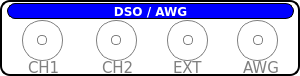
   <widget class="QFrame" name="frame_2">
    <property name="geometry">
     <rect>
      <x>328</x>
      <y>3</y>
      <width>300</width>
      <height>76</height>
     </rect>
    </property>
    <property name="styleSheet">
     <string notr="true">QFrame{border:2px solid black; background-color: rgba(0,0,0,0);border-radius:10px;}
QLabel{border:1px solid rgba(0,0,0,0);}

</string>
    </property>
    <property name="frameShape">
     <enum>QFrame::StyledPanel</enum>
    </property>
    <property name="frameShadow">
     <enum>QFrame::Raised</enum>
    </property>
    <widget class="QLabel" name="label_28">
     <property name="geometry">
      <rect>
       <x>97</x>
       <y>59</y>
       <width>38</width>
       <height>17</height>
      </rect>
     </property>
     <property name="font">
      <font>
       <family>DejaVu Sans</family>
       <pointsize>11</pointsize>
       <weight>50</weight>
       <bold>false</bold>
      </font>
     </property>
     <property name="styleSheet">
      <string notr="true">color:gray;</string>
     </property>
     <property name="text">
      <string>CH2</string>
     </property>
    </widget>
    <widget class="QLabel" name="label_29">
     <property name="geometry">
      <rect>
       <x>23</x>
       <y>59</y>
       <width>38</width>
       <height>17</height>
      </rect>
     </property>
     <property name="font">
      <font>
       <family>DejaVu Sans</family>
       <pointsize>11</pointsize>
       <weight>50</weight>
       <bold>false</bold>
      </font>
     </property>
     <property name="styleSheet">
      <string notr="true">color:gray;</string>
     </property>
     <property name="text">
      <string>CH1</string>
     </property>
    </widget>
    <widget class="QFrame" name="dso1_outer">
     <property name="geometry">
      <rect>
       <x>22</x>
       <y>20</y>
       <width>41</width>
       <height>41</height>
      </rect>
     </property>
     <property name="styleSheet">
      <string notr="true">border:1px solid gray;border-radius:20px;
image: url(:/new/prefix1/Button-Blank-Gray-icon.png);</string>
     </property>
     <property name="frameShape">
      <enum>QFrame::StyledPanel</enum>
     </property>
     <property name="frameShadow">
      <enum>QFrame::Raised</enum>
     </property>
     <widget class="QFrame" name="dso1_inner">
      <property name="geometry">
       <rect>
        <x>15</x>
        <y>15</y>
        <width>10</width>
        <height>10</height>
       </rect>
      </property>
      <property name="styleSheet">
       <string notr="true">border:1px solid gray;border-radius:4px;
</string>
      </property>
      <property name="frameShape">
       <enum>QFrame::StyledPanel</enum>
      </property>
      <property name="frameShadow">
       <enum>QFrame::Raised</enum>
      </property>
     </widget>
    </widget>
    <widget class="QFrame" name="dso_outer">
     <property name="geometry">
      <rect>
       <x>96</x>
       <y>20</y>
       <width>41</width>
       <height>41</height>
      </rect>
     </property>
     <property name="styleSheet">
      <string notr="true">border:1px solid gray;border-radius:20px;
image: url(:/new/prefix1/Button-Blank-Gray-icon.png);</string>
     </property>
     <property name="frameShape">
      <enum>QFrame::StyledPanel</enum>
     </property>
     <property name="frameShadow">
      <enum>QFrame::Raised</enum>
     </property>
     <widget class="QFrame" name="dso_inner">
      <property name="geometry">
       <rect>
        <x>15</x>
        <y>15</y>
        <width>10</width>
        <height>10</height>
       </rect>
      </property>
      <property name="styleSheet">
       <string notr="true">border:1px solid gray;border-radius:4px;
</string>
      </property>
      <property name="frameShape">
       <enum>QFrame::StyledPanel</enum>
      </property>
      <property name="frameShadow">
       <enum>QFrame::Raised</enum>
      </property>
     </widget>
    </widget>
    <widget class="QLabel" name="label_30">
     <property name="geometry">
      <rect>
       <x>7</x>
       <y>3</y>
       <width>287</width>
       <height>16</height>
      </rect>
     </property>
     <property name="font">
      <font>
       <family>DejaVu Sans</family>
       <weight>75</weight>
       <bold>true</bold>
      </font>
     </property>
     <property name="styleSheet">
      <string notr="true">background-color:blue;
color:white;
border:1px solid black;
border-radius:8px;</string>
     </property>
     <property name="text">
      <string>DSO / AWG</string>
     </property>
     <property name="alignment">
      <set>Qt::AlignCenter</set>
     </property>
    </widget>
    <widget class="QLabel" name="label_37">
     <property name="geometry">
      <rect>
       <x>238</x>
       <y>59</y>
       <width>43</width>
       <height>17</height>
      </rect>
     </property>
     <property name="font">
      <font>
       <family>DejaVu Sans</family>
       <pointsize>11</pointsize>
       <weight>50</weight>
       <bold>false</bold>
      </font>
     </property>
     <property name="styleSheet">
      <string notr="true">color:gray;</string>
     </property>
     <property name="text">
      <string>AWG</string>
     </property>
    </widget>
    <widget class="QFrame" name="frame_17">
     <property name="geometry">
      <rect>
       <x>237</x>
       <y>20</y>
       <width>41</width>
       <height>41</height>
      </rect>
     </property>
     <property name="styleSheet">
      <string notr="true">border:1px solid gray;border-radius:20px;
image: url(:/new/prefix1/Button-Blank-Gray-icon.png);</string>
     </property>
     <property name="frameShape">
      <enum>QFrame::StyledPanel</enum>
     </property>
     <property name="frameShadow">
      <enum>QFrame::Raised</enum>
     </property>
     <widget class="QFrame" name="frame_19">
      <property name="geometry">
       <rect>
        <x>16</x>
        <y>15</y>
        <width>10</width>
        <height>10</height>
       </rect>
      </property>
      <property name="styleSheet">
       <string notr="true">border:1px solid gray;border-radius:4px;
</string>
      </property>
      <property name="frameShape">
       <enum>QFrame::StyledPanel</enum>
      </property>
      <property name="frameShadow">
       <enum>QFrame::Raised</enum>
      </property>
     </widget>
    </widget>
    <widget class="QLabel" name="label_53">
     <property name="geometry">
      <rect>
       <x>168</x>
       <y>59</y>
       <width>35</width>
       <height>17</height>
      </rect>
     </property>
     <property name="font">
      <font>
       <family>DejaVu Sans</family>
       <pointsize>11</pointsize>
       <weight>50</weight>
       <bold>false</bold>
      </font>
     </property>
     <property name="styleSheet">
      <string notr="true">color:gray;</string>
     </property>
     <property name="text">
      <string>EXT</string>
     </property>
    </widget>
    <widget class="QFrame" name="frame_29">
     <property name="geometry">
      <rect>
       <x>167</x>
       <y>20</y>
       <width>41</width>
       <height>41</height>
      </rect>
     </property>
     <property name="styleSheet">
      <string notr="true">border:1px solid gray;border-radius:20px;
image: url(:/new/prefix1/Button-Blank-Gray-icon.png);</string>
     </property>
     <property name="frameShape">
      <enum>QFrame::StyledPanel</enum>
     </property>
     <property name="frameShadow">
      <enum>QFrame::Raised</enum>
     </property>
     <widget class="QFrame" name="frame_30">
      <property name="geometry">
       <rect>
        <x>16</x>
        <y>15</y>
        <width>10</width>
        <height>10</height>
       </rect>
      </property>
      <property name="styleSheet">
       <string notr="true">border:1px solid gray;border-radius:4px;
</string>
      </property>
      <property name="frameShape">
       <enum>QFrame::StyledPanel</enum>
      </property>
      <property name="frameShadow">
       <enum>QFrame::Raised</enum>
      </property>
     </widget>
    </widget>
   </widget>
